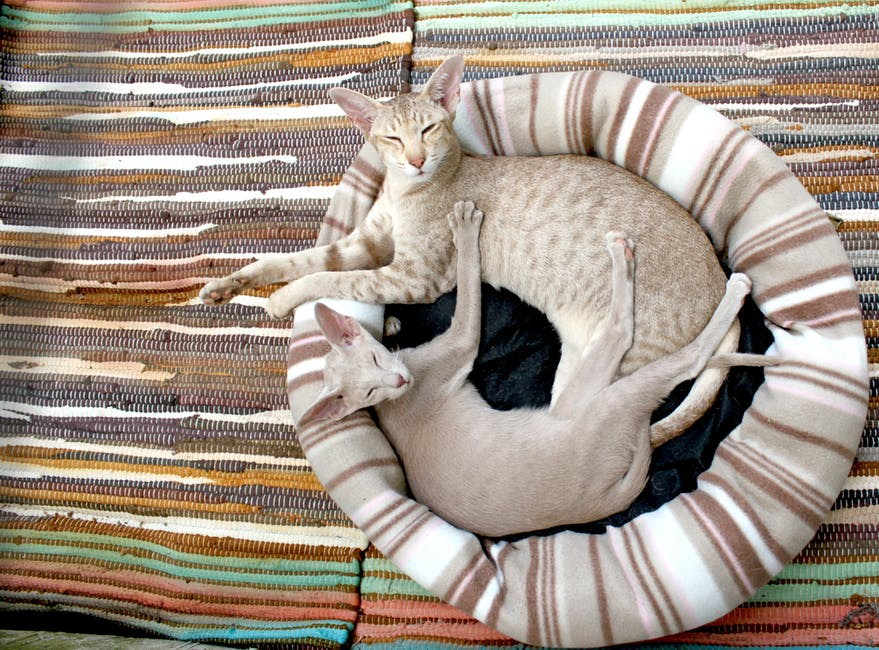
#> input picture Pictures/Cats/cat-kitten-siamese-cat-cozy-64284.jpeg, 879 x 650 px, given in place of Resized_Pics, which was not available
$ jupyter execute --allow-errors ML.ipynb   (text cells are left out)
#> lines starting #> are read from the running program, lines starting #| are printed output that depends on the picture
#> `img_array = cv2.imread(os.path.join(path,img), cv2.IMREAD_GRAYSCALE)`:
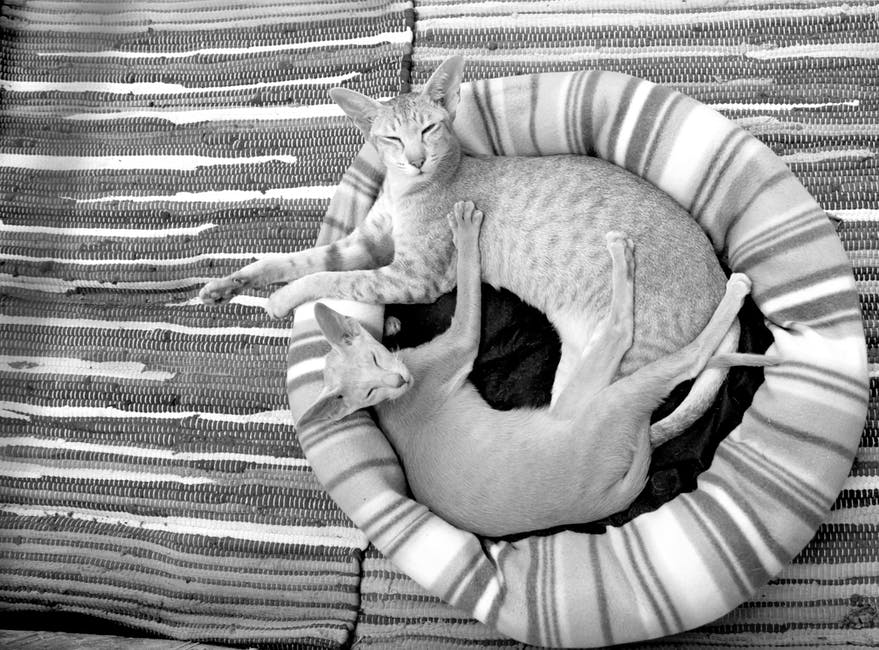
#> img_array: shape (650, 879); min 0, max 255, mean 148.4
[cell 1]
import numpy as np
import matplotlib.pyplot as plt
import os
import cv2

[cell 2]
DATADIR = "C:/Users/thekkenin/OneDrive - ZHAW\Master/Semester 2/Applied Data Science/Projekt/Pictures"
CATEGORIES = ["Cats","Dogs"]

#> (the rest of this cell did not finish here and is left out)


$ run again, on Pictures/Cats/Resized_Pics/cats11.jpg
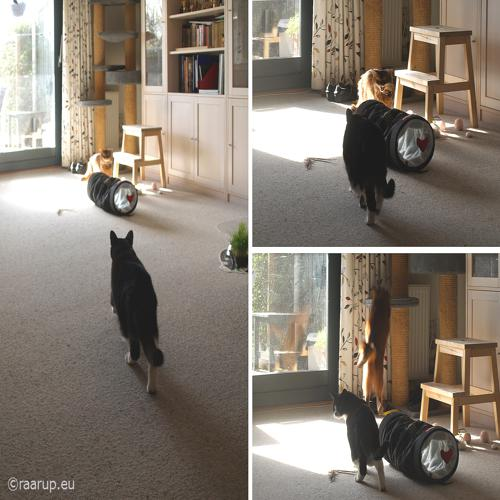
#> input picture Pictures/Cats/Resized_Pics/cats11.jpg, 500 x 500 px, given in place of Resized_Pics, which was not available
#> `img_array = cv2.imread(os.path.join(path,img), cv2.IMREAD_GRAYSCALE)`:
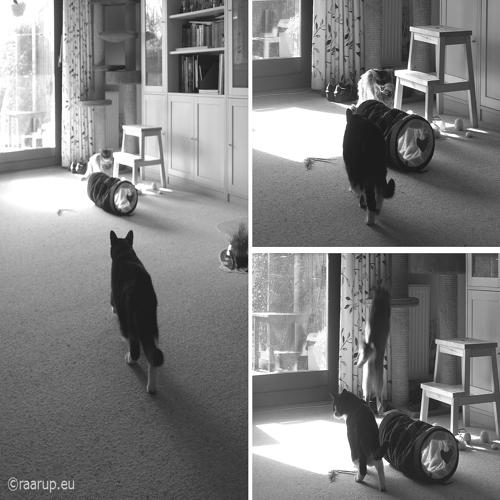
#> img_array: shape (500, 500); min 11, max 255, mean 127.6

$ run again, on Pictures/Cats/Resized_Pics/cats113.jpg
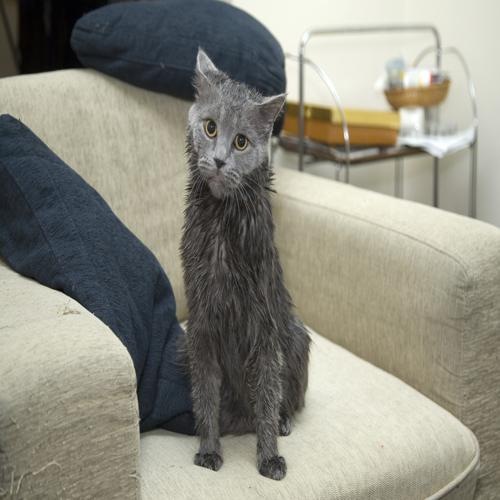
#> input picture Pictures/Cats/Resized_Pics/cats113.jpg, 500 x 500 px, given in place of Resized_Pics, which was not available
#> `img_array = cv2.imread(os.path.join(path,img), cv2.IMREAD_GRAYSCALE)`:
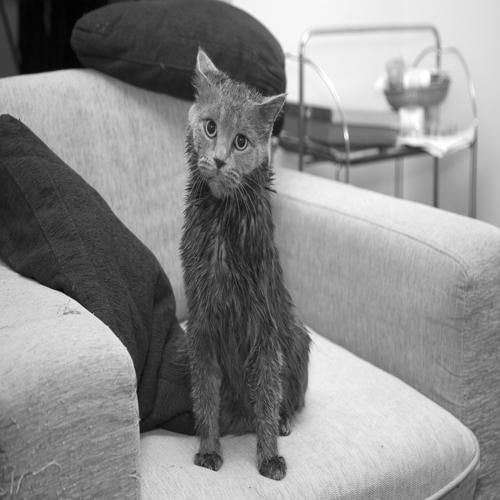
#> img_array: shape (500, 500); min 0, max 255, mean 138.4

$ run again, on Pictures/Dogs/14515612260.jpg
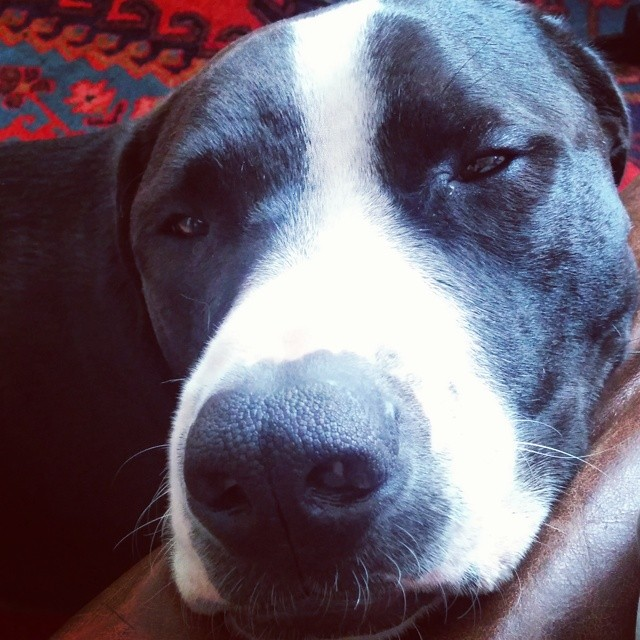
#> input picture Pictures/Dogs/14515612260.jpg, 640 x 640 px, given in place of Resized_Pics, which was not available
#> `img_array = cv2.imread(os.path.join(path,img), cv2.IMREAD_GRAYSCALE)`:
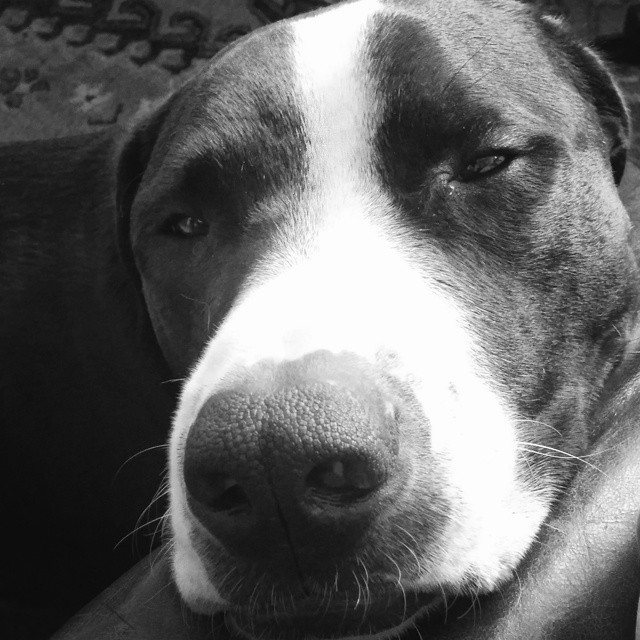
#> img_array: shape (640, 640); min 2, max 255, mean 103.2
